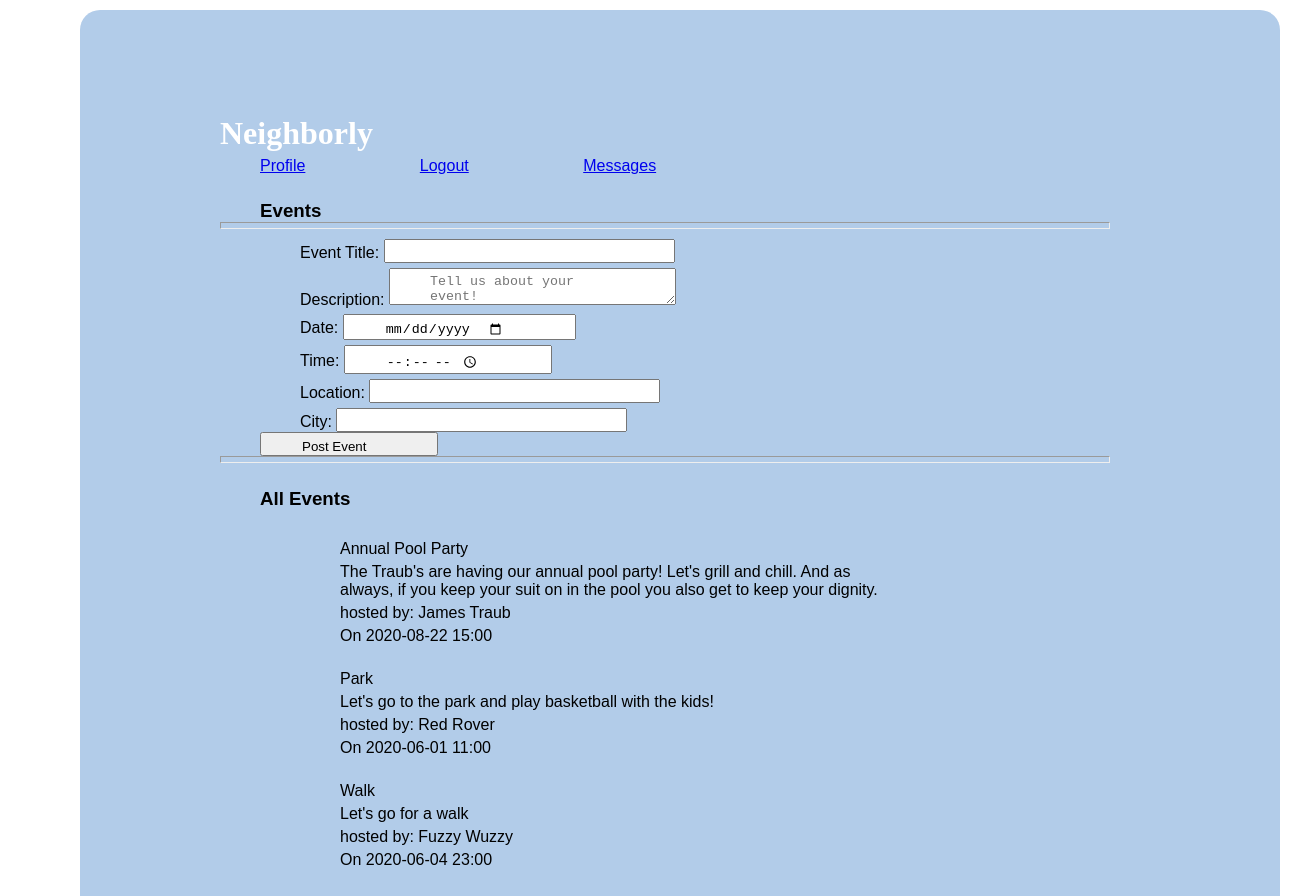
The app's page /events (signed in) with its own data.
### models.py (models this page shows, shortened)
class Event(db.Model):
    __tablename__ = "events"
    id = db.Column(db.Integer, primary_key=True)
    title = db.Column(db.String(100))
    description = db.Column(db.String(255))
    date = db.Column(db.String(45))
    time = db.Column(db.String(45))
    user_id = db.Column(db.Integer, db.ForeignKey('users.id', ondelete='cascade'))
    user = db.relationship('User', foreign_keys=[user_id])
    location_id = db.Column(db.Integer, db.ForeignKey('event_locations.id', ondelete='cascade'))
    location = db.relationship('Event_location', foreign_keys=[location_id])
    created_at = db.Column(db.DateTime, server_default = func.now())
    updated_at = db.Column(db.DateTime, server_default = func.now(), onupdate = func.now())

class User(db.Model):
    __tablename__ = "users"
    id = db.Column(db.Integer, primary_key=True)
    first_name = db.Column(db.String(45))
    last_name = db.Column(db.String(45))
    email = db.Column(db.String(255))
    address_id = db.Column(db.Integer, db.ForeignKey('addresses.id', ondelete='cascade'))
    address = db.relationship('Address', foreign_keys=[address_id])
    password_hash=db.Column(db.String(255))
    posts_this_user_likes = db.relationship('Post', secondary=likes_table, passive_deletes=True)
    all_post = db.relationship('Post', back_populates="user", cascade="all, delete, delete-orphan")
    all_event = db.relationship('Event', back_populates="user", cascade="all, delete, delete-orphan")
    created_at = db.Column(db.DateTime, server_default = func.now())
    updated_at = db.Column(db.DateTime, server_default = func.now(), onupdate = func.now())

### controller.py (the view)
def events():
    if 'user_id' not in session:
        return redirect("/")
    events = Event.query.all()
    return render_template("events.html", all_events = events)

### templates/events.html (shortened to what this page needs)
<!DOCTYPE html>
<html lang="en">
<head>
    <link rel="stylesheet" type="text/css" href="{{ url_for('static', filename='style.css') }}">
</head>
<body>
    <div class="container">
        <h1>Neighborly</h1>
        <div class="navigation">
            <a href="/user_profile">Profile</a>
            <a href="/logout">Logout</a>
            <a href="/dashboard">Messages</a>
        </div>
        <div class="events">
            <h3>Events</h3>
            <hr>
            <form action="/add/event" method="POST">
                <p>Event Title: <input type="text" name="title"></p>
                <p>Description: <textarea name="description" placeholder="Tell us about your event!"></textarea></p>
                <p>Date: <input type="date" name="date"></p>
                <p>Time: <input type="time" name="time"></p>
                <p>Location: <input type="text" name="address"></p>
                <p>City: <input type="text" name="city"></p>
                <input type="submit" value="Post Event">
            </form>
            <hr>
        </div>
        <dir class="events">
            <h3>All Events</h3>
            <ul>
                {% for event in all_events %}
                <li>
                    <p>{{event.title}}</p>
                    <p>{{event.description}}</p>
                    <p>hosted by: {{event.user.first_name}} {{event.user.last_name}}</p>
                    <p>On {{event.date}} {{event.time}}</p>
                </li>
                {% endfor %}
            </ul>
        </div>
</body>
</html>

### static/style.css (style rules this page uses)
* { margin: 0px; padding: 5px 70px 0px 40px; }
.container { width: 1000px; height: 1000px; background-color: rgb(178, 204, 233); margin: 0px auto; padding: 100px; border-radius: 20px; font-family: 'Lucida Sans', 'Lucida Sans Regular', 'Lucida Grande', 'Lucida Sans Unicode', Geneva, Verdana, sans-serif; }
.container h1 { font-family: cursive; color: white; }
.container li { list-style: none; }
.events { margin-top: 15px; margin-bottom: 15px; }
.events li { margin-top: 15px; }

### records on screen
Event: title "Annual Pool Party", description "The Traub's are having our annual pool party! Let's grill and chill. And as always, if you keep your suit on in the pool you also get to keep your dignity.", user.first_name "James", user.last_name "Traub", date "2020-08-22", time "15:00"
Event: title "Park", description "Let's go to the park and play basketball with the kids!", user.first_name "Red", user.last_name "Rover", date "2020-06-01", time "11:00"
Event: title "Walk", description "Let's go for a walk", user.first_name "Fuzzy", user.last_name "Wuzzy", date "2020-06-04", time "23:00"
